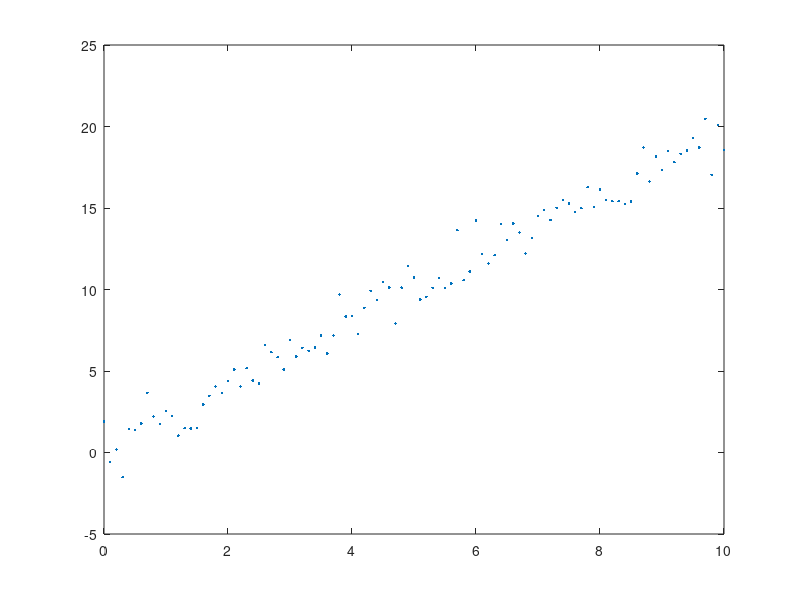

The MATLAB script that drew this image: (Note: this script raises an error after producing the figure.)
x = [0:0.1:10]';
y = 2.*x + randn(size(x));
plot(x,y , '.')

%% No Intercept

b = SRM_LeastSquaresSolveChol( x , y );

yhat = x*b;
e = yhat - y;

disp(sum(e));

%% Intercept

D = [ones(size(x)) , x];
ab = SRM_LeastSquaresSolveChol( D , y );

yhat = D*ab;
e = yhat - y;

disp(sum(e));

